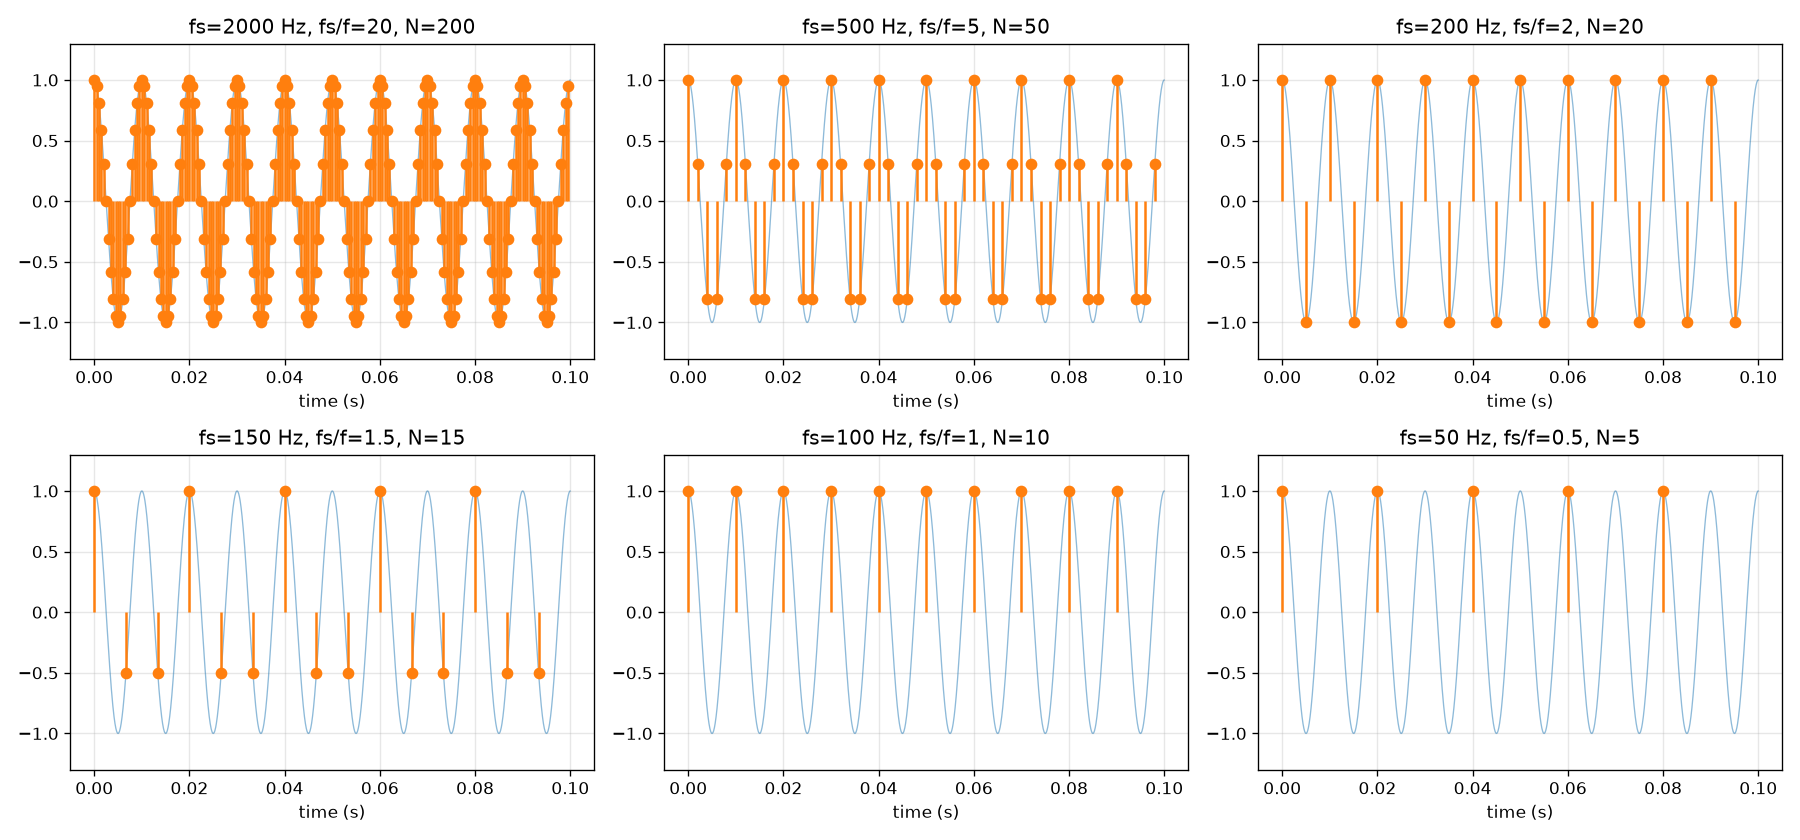

The Python source for this figure:
# /usr/bin/python
import matplotlib.pyplot as plt
import numpy as np


def make_sine(f, fs, duration, amp=1.0, phase=np.pi / 2):
    n = np.arange(int(fs * duration))
    t = n / fs  # vectorization
    x = amp * np.sin(2 * np.pi * f * t + phase)  # amplitude
    return t, x


if __name__ == "__main__":
    f = 100.0
    duration = 0.1
    fs_ref = 20000.0  # reference sampling frequency
    fs_list = [2000, 500, 200, 150, 100, 50]  # Nyquist frequency: fs/f = 2

    t_ref, x_ref = make_sine(
        f, fs_ref, duration
    )  # use as background reference lines in each subplots

    fig, axes = plt.subplots(2, 3, figsize=(15, 7))  # create a figure and subplots

    for ax, fs in zip(axes.flat, fs_list):  # flatten a 2D array into a 1D sequence
        t, x = make_sine(f, fs, duration)
        ax.plot(
            t_ref, x_ref, color="C0", linewidth=0.8, alpha=0.5
        )  # backgroung reference lines
        ax.stem(t, x, linefmt="C1-", markerfmt="C1o", basefmt=" ")
        ax.set_title(
            f"fs={fs} Hz, fs/f={fs / f:g}, N={len(x)}"
        )  # ":g" is a format specifier, automatically remove excess decimal places.
        ax.set_ylim(-1.3, 1.3)
        ax.set_xlabel("time (s)")
        ax.grid(True, alpha=0.3)

    fig.tight_layout()
    fig.savefig("d02_undersample.png", dpi=120)  # dot per inch
    print("saved to d02_undersample.png")
